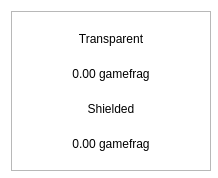
<?xml version="1.0" encoding="UTF-8"?>
<ui version="4.0">
 <class>BalanceBubble</class>
 <widget class="QWidget" name="BalanceBubble">
  <property name="geometry">
   <rect>
    <x>0</x>
    <y>0</y>
    <width>218</width>
    <height>178</height>
   </rect>
  </property>
  <property name="minimumSize">
   <size>
    <width>218</width>
    <height>178</height>
   </size>
  </property>
  <property name="maximumSize">
   <size>
    <width>250</width>
    <height>178</height>
   </size>
  </property>
  <property name="windowTitle">
   <string>Form</string>
  </property>
  <property name="styleSheet">
   <string notr="true">#BalanceBubble{
background-color:transparent
}</string>
  </property>
  <layout class="QVBoxLayout" name="verticalLayout_2">
   <property name="spacing">
    <number>0</number>
   </property>
   <item>
    <widget class="QFrame" name="frame">
     <property name="minimumSize">
      <size>
       <width>200</width>
       <height>160</height>
      </size>
     </property>
     <property name="maximumSize">
      <size>
       <width>250</width>
       <height>160</height>
      </size>
     </property>
     <property name="styleSheet">
      <string notr="true"/>
     </property>
     <property name="frameShape">
      <enum>QFrame::StyledPanel</enum>
     </property>
     <property name="frameShadow">
      <enum>QFrame::Raised</enum>
     </property>
     <property name="lineWidth">
      <number>10</number>
     </property>
     <layout class="QVBoxLayout" name="verticalLayout">
      <property name="spacing">
       <number>0</number>
      </property>
      <item>
       <layout class="QHBoxLayout" name="horizontalLayout">
        <item>
         <widget class="QLabel" name="lblFirst">
          <property name="styleSheet">
           <string notr="true"/>
          </property>
          <property name="text">
           <string>Transparent</string>
          </property>
          <property name="alignment">
           <set>Qt::AlignCenter</set>
          </property>
         </widget>
        </item>
       </layout>
      </item>
      <item>
       <widget class="QLabel" name="textTransparent">
        <property name="styleSheet">
         <string notr="true"/>
        </property>
        <property name="text">
         <string>0.00 gamefrag</string>
        </property>
        <property name="alignment">
         <set>Qt::AlignCenter</set>
        </property>
       </widget>
      </item>
      <item>
       <widget class="QLabel" name="lblSecond">
        <property name="styleSheet">
         <string notr="true"/>
        </property>
        <property name="text">
         <string>Shielded</string>
        </property>
        <property name="alignment">
         <set>Qt::AlignCenter</set>
        </property>
       </widget>
      </item>
      <item>
       <widget class="QLabel" name="textShielded">
        <property name="styleSheet">
         <string notr="true"/>
        </property>
        <property name="text">
         <string>0.00 gamefrag</string>
        </property>
        <property name="alignment">
         <set>Qt::AlignCenter</set>
        </property>
       </widget>
      </item>
     </layout>
    </widget>
   </item>
  </layout>
 </widget>
 <resources/>
 <connections/>
</ui>
